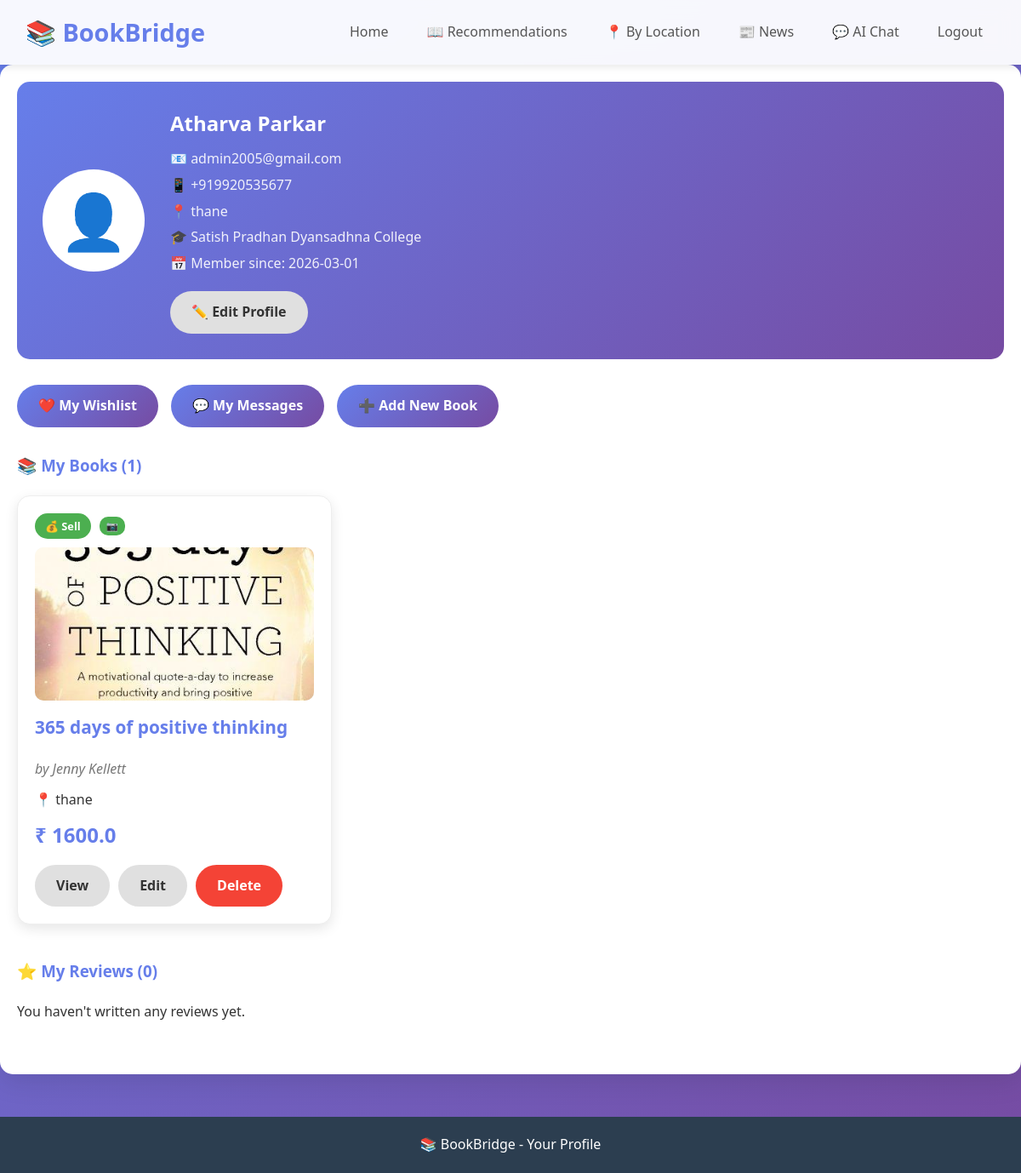
The page /profile (signed in) on the database its author committed.
### app.py (models this page shows)
class User(UserMixin, db.Model):
    id = db.Column(db.Integer, primary_key=True)
    username = db.Column(db.String(50), unique=True, nullable=False)
    email = db.Column(db.String(120), unique=True, nullable=False)
    password_hash = db.Column(db.String(200), nullable=False)
    phone = db.Column(db.String(20))
    city = db.Column(db.String(100))
    college = db.Column(db.String(200))
    bio = db.Column(db.Text)
    profile_image = db.Column(db.String(200))
    is_admin = db.Column(db.Boolean, default=False)
    is_banned = db.Column(db.Boolean, default=False)
    seller_rating = db.Column(db.Float, default=0.0)
    seller_rating_count = db.Column(db.Integer, default=0)
    created_at = db.Column(db.DateTime, default=datetime.utcnow)
    books = db.relationship('Book', backref='owner', lazy=True)
    reviews = db.relationship('Review', backref='user', lazy=True)
    chat_messages = db.relationship('ChatMessage', backref='user', lazy=True)
    wishlist = db.relationship('Wishlist', backref='user', lazy=True, cascade='all, delete-orphan')

class Book(db.Model):
    id = db.Column(db.Integer, primary_key=True)
    title = db.Column(db.String(200), nullable=False)
    author = db.Column(db.String(200), nullable=False)
    price = db.Column(db.Float, nullable=False)
    location = db.Column(db.String(100), nullable=False)
    city = db.Column(db.String(100))
    type = db.Column(db.String(20), nullable=False)
    description = db.Column(db.Text)
    subject = db.Column(db.String(100))
    grade = db.Column(db.String(50))
    condition = db.Column(db.String(50))
    image_url = db.Column(db.String(300))
    additional_images = db.Column(db.Text)
    user_id = db.Column(db.Integer, db.ForeignKey('user.id'))
    created_at = db.Column(db.DateTime, default=datetime.utcnow)
    reviews = db.relationship('Review', backref='book', lazy=True, cascade='all, delete-orphan')
    wishlist_items = db.relationship('Wishlist', backref='book', lazy=True, cascade='all, delete-orphan')

### app.py (the view, shortened to what this page needs)
@app.route('/profile', methods=['GET', 'POST'])
@login_required
def profile():
    form = ProfileForm()
    if request.method == 'GET':
        form.username.data = current_user.username
        form.phone.data = current_user.phone or ''
        form.city.data = current_user.city or ''
        form.college.data = current_user.college or ''
        form.bio.data = current_user.bio or ''
    user_books = Book.query.filter_by(user_id=current_user.id).all()
    user_reviews = Review.query.filter_by(user_id=current_user.id).all()
    wishlist_items = Wishlist.query.filter_by(user_id=current_user.id).all()
    wishlist_books = [item.book for item in wishlist_items]
    conversations = Conversation.query.filter(
        (Conversation.buyer_id == current_user.id) | (Conversation.seller_id == current_user.id)
    ).order_by(Conversation.updated_at.desc()).all()
    return render_template('profile.html', form=form, books=user_books, reviews=user_reviews,
                         wishlist_books=wishlist_books, conversations=conversations)

### app.py (called while the page is built)
@login_manager.user_loader
def load_user(user_id):
    return User.query.get(int(user_id))

### templates/profile.html (shortened to what this page needs)
<!DOCTYPE html>
<html>
<head>
    <link rel="stylesheet" href="{{ url_for('static', filename='style.css') }}">
</head>
<body>
<div class="navbar">
    <h2>📚 BookBridge</h2>
    <div>
        <a href="/">Home</a>
        <a href="/recommendations">📖 Recommendations</a>
        <a href="/location">📍 By Location</a>
        <a href="/news">📰 News</a>
        <a href="/chat">💬 AI Chat</a>
        <a href="/logout">Logout</a>
    </div>
</div>
<div class="container">
    <div class="profile-header">
        <div class="profile-avatar">
            {% if current_user.profile_image %}
                <img src="{{ url_for('static', filename='uploads/profiles/' + current_user.profile_image) }}" alt="{{ current_user.username }}">
            {% else %}
                👤
            {% endif %}
        </div>
        <div class="profile-info">
            <h2>{{ current_user.username }}</h2>
            <p>📧 {{ current_user.email }}</p>
            {% if current_user.phone %}
                <p>📱 {{ current_user.phone }}</p>
            {% endif %}
            {% if current_user.city %}
                <p>📍 {{ current_user.city }}</p>
            {% endif %}
            {% if current_user.college %}
                <p>🎓 {{ current_user.college }}</p>
            {% endif %}
            <p>📅 Member since: {{ current_user.created_at.strftime('%Y-%m-%d') }}</p>
            <div class="profile-actions">
                <a href="#" onclick="document.getElementById('editProfile').style.display='block'; return false;" class="btn btn-secondary">✏️ Edit Profile</a>
            </div>
        </div>
    </div>
    <div style="display: flex; gap: 15px; margin-bottom: 30px; flex-wrap: wrap;">
        <a href="/wishlist" class="btn btn-primary">❤️ My Wishlist</a>
        <a href="/conversations" class="btn btn-primary">💬 My Messages</a>
        <a href="/add" class="btn btn-primary">➕ Add New Book</a>
    </div>
    <div class="profile-section">
        <h3>📚 My Books ({{ books|length }})</h3>
        {% if books %}
            <div class="book-grid">
            {% for book in books %}
                <div class="card">
                    <div class="card-header">
                        <span class="badge badge-{{ 'sell' if book.type == 'sell' else 'rent' }}">
                            {{ '💰 Sell' if book.type == 'sell' else '📅 Rent' }}
                        </span>
                        {% if book.image_url %}
                        <span class="has-image">📷</span>
                        {% endif %}
                    </div>
                    {% if book.image_url %}
                    <div class="book-image-container">
                        <img src="{{ url_for('static', filename='uploads/books/' + book.image_url) }}" alt="{{ book.title }}" class="book-image">
                    </div>
                    {% else %}
                    <div class="book-image-container">
                        <div class="no-image">📚</div>
                    </div>
                    {% endif %}
                    <h3>{{ book.title }}</h3>
                    <p class="author">by {{ book.author }}</p>
                    <p>📍 {{ book.location }}</p>
                    <p class="price">₹ {{ book.price }}</p>
                    <div class="card-actions">
                        <a href="{{ url_for('book_detail', book_id=book.id) }}" class="btn btn-secondary">View</a>
                        <a href="{{ url_for('edit_book', id=book.id) }}" class="btn btn-secondary">Edit</a>
                        <a href="{{ url_for('delete_book', id=book.id) }}" class="btn btn-danger" onclick="return confirm('Delete this book?')">Delete</a>
                    </div>
                </div>
            {% endfor %}
            </div>
        {% else %}
            <div class="empty-state">
                <p>You haven't listed any books yet.</p>
            </div>
        {% endif %}
    </div>
    <div class="profile-section">
        <h3>⭐ My Reviews ({{ reviews|length }})</h3>
        {% if reviews %}
            <div class="reviews-list">
            {% for review in reviews %}
                <div class="review-card">
                    <div class="review-header">
                        <strong>{{ review.book.title }}</strong>
                        <span class="stars">
                            {% for i in range(5) %}
                                {% if i < review.rating %}★{% else %}☆{% endif %}
                            {% endfor %}
                        </span>
                        <span class="review-date">{{ review.created_at.strftime('%Y-%m-%d') }}</span>
                    </div>
                    <p>{{ review.comment }}</p>
                    <a href="{{ url_for('book_detail', book_id=review.book_id) }}" class="btn btn-secondary">View Book</a>
                </div>
            {% endfor %}
            </div>
        {% else %}
            <p>You haven't written any reviews yet.</p>
        {% endif %}
    </div>
</div>
<footer>
    <p>📚 BookBridge - Your Profile</p>
</footer>
</body>
</html>

### static/style.css (style rules this page uses)
* { margin: 0; padding: 0; box-sizing: border-box; }
body { font-family: 'Segoe UI', Tahoma, Geneva, Verdana, sans-serif; background: linear-gradient(135deg, #667eea 0%, #764ba2 100%); min-height: 100vh; color: #333; line-height: 1.6; }
.navbar { background: rgba(255, 255, 255, 0.95); padding: 15px 30px; display: flex; justify-content: space-between; align-items: center; box-shadow: 0 2px 10px rgba(0,0,0,0.1); position: sticky; top: 0; z-index: 1000; backdrop-filter: blur(10px); }
.navbar h2 { color: #667eea; font-size: 1.8rem; }
.navbar div { display: flex; gap: 15px; flex-wrap: wrap; }
.navbar a { text-decoration: none; color: #555; padding: 8px 15px; border-radius: 20px; transition: all 0.3s ease; font-weight: 500; }
.container { max-width: 1200px; margin: 0 auto; padding: 20px; background: white; border-radius: 15px; box-shadow: 0 10px 30px rgba(0,0,0,0.1); margin-bottom: 30px; }
.book-grid { display: grid; grid-template-columns: repeat(auto-fill, minmax(280px, 1fr)); gap: 25px; margin-top: 20px; }
.card { background: white; border-radius: 15px; padding: 20px; box-shadow: 0 5px 15px rgba(0,0,0,0.1); transition: transform 0.3s, box-shadow 0.3s; border: 1px solid #eee; }
.card-header { display: flex; gap: 10px; margin-bottom: 10px; flex-wrap: wrap; align-items: center; }
.card h3 { color: #333; font-size: 1.3rem; margin-bottom: 5px; }
.card .author { color: #777; font-style: italic; margin-bottom: 10px; }
.card .price { font-size: 1.5rem; color: #667eea; font-weight: bold; margin: 10px 0; }
.book-image-container { width: 100%; height: 180px; border-radius: 10px; overflow: hidden; margin-bottom: 15px; background: #f8f9fa; display: flex; align-items: center; justify-content: center; }
.book-image { width: 100%; height: 100%; object-fit: cover; }
.badge { padding: 5px 12px; border-radius: 20px; font-size: 0.8rem; font-weight: 600; }
.badge-sell { background: #4caf50; color: white; }
.has-image { background: #4caf50; color: white; padding: 2px 8px; border-radius: 10px; font-size: 0.7rem; }
.btn { padding: 12px 25px; border: none; border-radius: 25px; cursor: pointer; font-size: 1rem; font-weight: 600; text-decoration: none; display: inline-block; transition: all 0.3s ease; text-align: center; }
.btn-primary { background: linear-gradient(135deg, #667eea 0%, #764ba2 100%); color: white; }
.btn-secondary { background: #e0e0e0; color: #333; }
.btn-danger { background: #f44336; color: white; }
.profile-header { display: flex; align-items: center; gap: 30px; padding: 30px; background: linear-gradient(135deg, #667eea 0%, #764ba2 100%); color: white; border-radius: 15px; margin-bottom: 30px; }
.profile-avatar { font-size: 4rem; background: white; width: 100px; height: 100px; border-radius: 50%; display: flex; align-items: center; justify-content: center; }
.profile-info h2 { margin-bottom: 10px; }
.profile-section { margin-bottom: 40px; }
.profile-section h3 { color: #667eea; margin-bottom: 20px; display: flex; align-items: center; gap: 10px; }
.card-actions { display: flex; gap: 10px; margin-top: 15px; flex-wrap: wrap; }
footer { background: #2c3e50; color: white; text-align: center; padding: 20px; margin-top: 50px; }
.card { animation: fadeIn 0.5s ease; }

### templates/profile.html (style rules this page uses)
.profile-header { display: flex; align-items: center; gap: 30px; padding: 30px; background: linear-gradient(135deg, #667eea 0%, #764ba2 100%); color: white; border-radius: 15px; margin-bottom: 30px; }
.profile-avatar { font-size: 4rem; background: white; width: 120px; height: 120px; border-radius: 50%; display: flex; align-items: center; justify-content: center; overflow: hidden; }
.profile-info h2 { margin-bottom: 10px; }
.profile-info p { margin: 5px 0; opacity: 0.9; }
.profile-actions { margin-top: 20px; }
.profile-actions .btn { margin-right: 10px; }

### rows shown on the page
User: username "Atharva Parkar", email "admin2005@gmail.com", phone "+919920535677", city "thane", college "Satish Pradhan Dyansadhna College", created_at "2026-03-01"
Book: type "💰 Sell", image_url (picture), title "365 days of positive thinking", author "Jenny Kellett", location "thane", price "1600.0"

### other values the page prints
{{ books|length }} "1"
{{ reviews|length }} "0"
